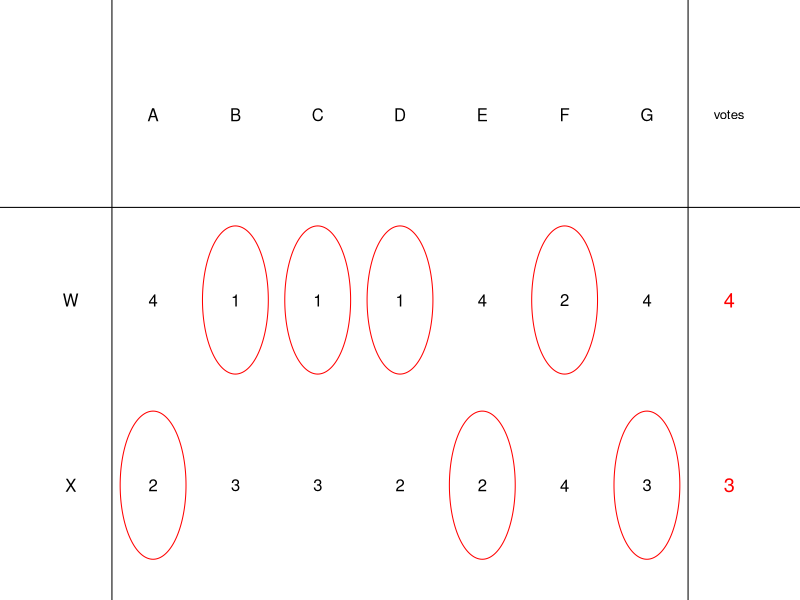
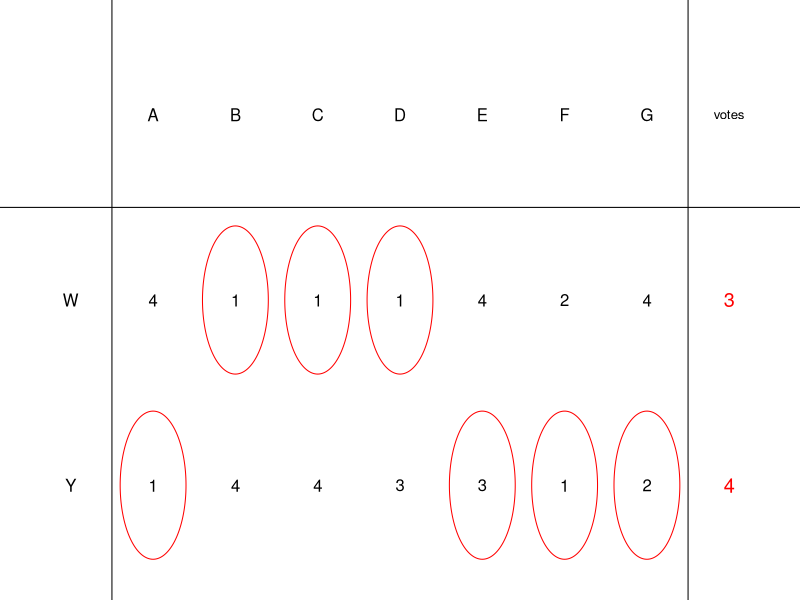
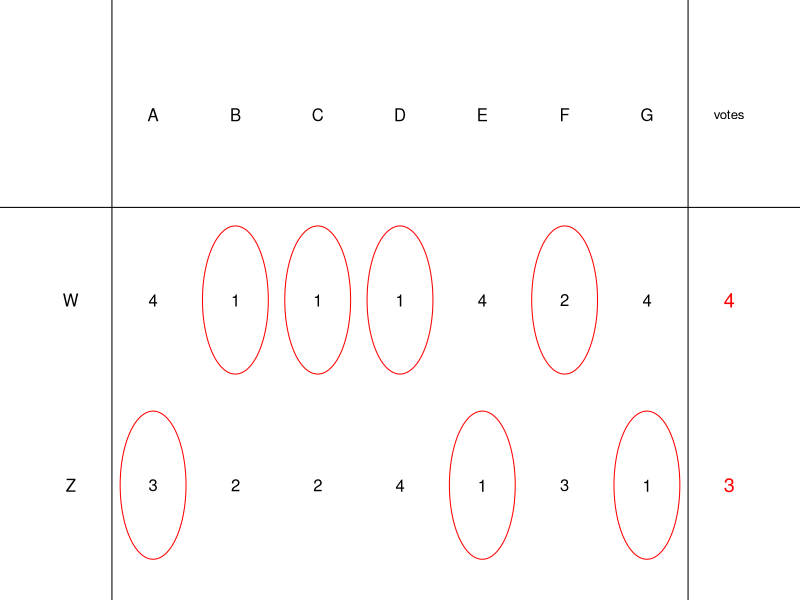
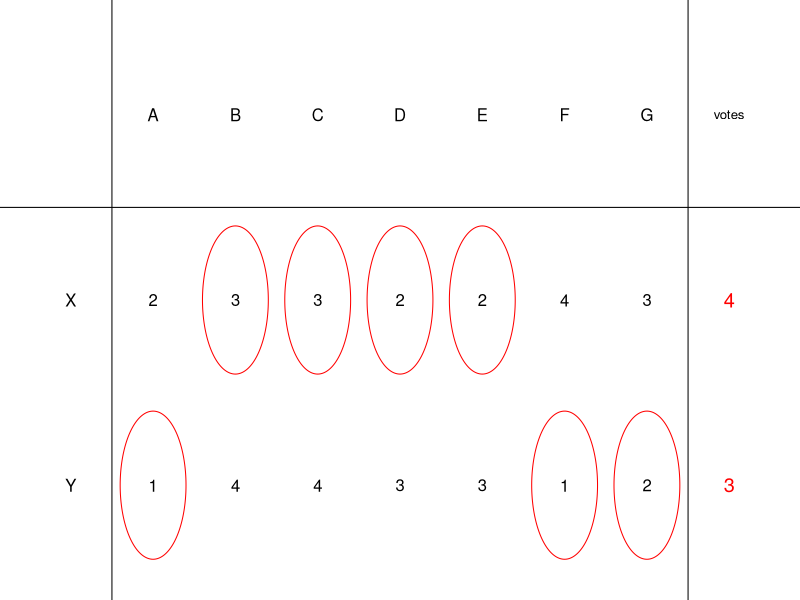
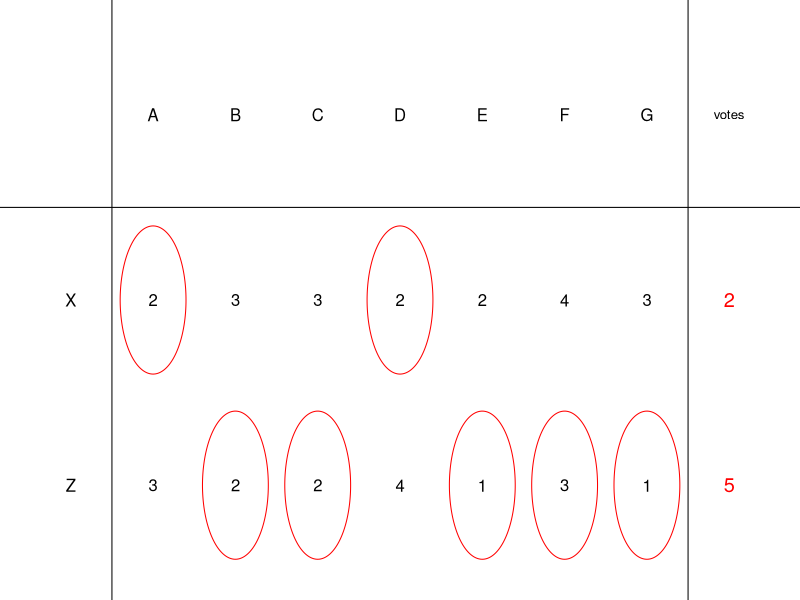
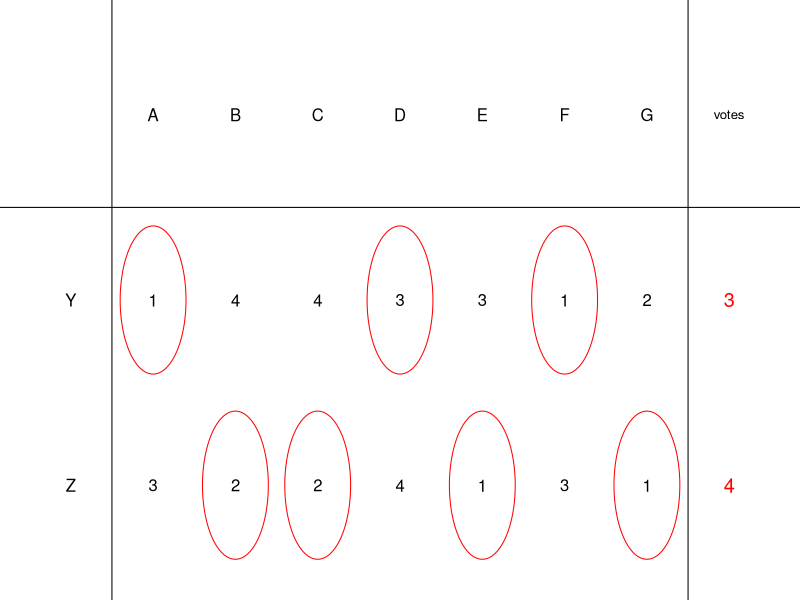
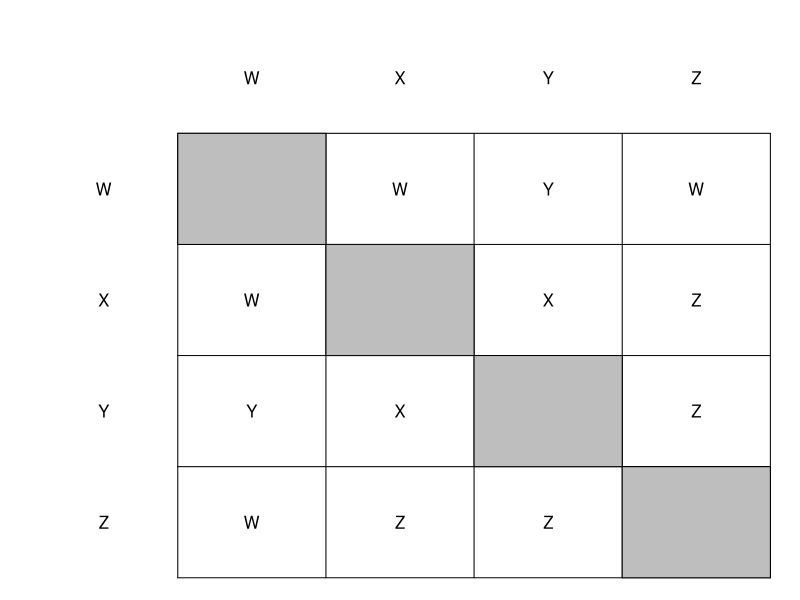

These charts were generated, in order, by the following R code:
## ---- chunk 1
nc = 4
nv = 7
compare = function(prefs,i,j){
    pi = 0
    pj = 0
    for(k in 1:nv){
        prefi = prefs[[k]][i]
        prefj = prefs[[k]][j]
        if(prefi < prefj){
            pi = pi+1
        }
        if(prefj < prefi){
            pj = pj+1
        }
    }
    if(pi>pj){
        win = i
        lose = j
    }
    if(pj>pi){
        win = j
        lose = i
    }
    if(pj==pi){
        win = 0
        lose = 0
    }
    return(c(pi,pj,win,lose))
}

condorcet = function(prefs){
    nv = length(prefs)
    nc = length(prefs[[1]])
    alwayswin = rep(T,nc)
    for(i in 1:(nc-1)){
        for(j in (i+1):nc){
            pi = 0
            pj = 0
            for(k in 1:nv){
                prefi = prefs[[k]][i]
                prefj = prefs[[k]][j]
                if(prefi < prefj){
                    pi = pi+1
                }
                if(prefj < prefi){
                    pj = pj+1
                }
            }
            if(pi <= pj){
                alwayswin[i] = F
            }
            if(pi >= pj){
                alwayswin[j] = F
            }
        }
    }
    if(length(unique(alwayswin))==2){
        return(which(alwayswin))
    } else {
        return(0)
    }
}

plurality = function(prefs){
    nv = length(prefs)
    nc = length(prefs[[1]])
    points = rep(0,nc)
    for(k in 1:nv){
        wo = which(prefs[[k]]==1)
        points[wo] = points[wo]+1
    }
    mp = max(points)
    if(sum(mp==points)==1){
        return(which(points==mp))
    } else {
        return(0)
    }
}

nocond = sample(c(T,F),1,F,c(1,nc))

while(T){
    prefs = list()
    for(i in 1:nv){
        pref = sample(1:nc)
        prefs[[i]] = pref
    }
    cond = condorcet(prefs)
    plur = plurality(prefs)
    if(cond!=0 && cond!=plur && nocond==F){
        sol = paste0(1*(cond==1:(nc+1)),collapse="")
        break
    }
    if(nocond==T && cond==0 && plur!=0){
        sol = paste0(paste0(rep(0,nc),collapse=""),"1")
        break
    }
}

ach = c(LETTERS[26-nc+(1:nc)],"No Condorcet winner!")
al = paste0("* ",ach,collapse="\n")

cans = LETTERS[26-nc+(1:nc)]

## ---- chunk 2
for(i in 1:nc){
    cat(paste0("| candidate ",LETTERS[26-nc+i]," | "))
    for(j in 1:nv){
        cat(paste0(prefs[[j]][i]," | "))
    }
    cat("\n")
}
## ---- chunk 3
mkcirc = function(x,y){
    th = seq(0,2*pi,pi/100)
    lines(x+0.4*cos(th),y+0.4*sin(th),col="red")
}
mktab = function(prefs,i=1,j=2){
    par(mar=c(0,0,0,0))
    plot(0,0,"n",xlim=c(-1,nv+1),ylim=c(0.5,3.5),axes=F,ann=F)
    text(-0.5,2,cans[i])
    text(-0.5,1,cans[j])
    for(k in 1:nv){
        text(k-0.5,3,LETTERS[k])
        text(k-0.5,2,prefs[[k]][i])
        text(k-0.5,1,prefs[[k]][j])
        if(prefs[[k]][i]>prefs[[k]][j]){
            mkcirc(k-0.5,1)
        } else {
            mkcirc(k-0.5,2)
        }
    }
    cc = compare(prefs,i,j)
    text(nv+0.5,2,cc[1],col="red",cex=1.2)
    text(nv+0.5,1,cc[2],col="red",cex=1.2)
    abline(h=2.5)
    abline(v=0)
    abline(v=nv)
    text(nv+0.5,3,"votes",cex=0.8)
}
## ---- chunk 4
for(i in 1:(nc-1)){
    for(j in (i+1):nc){
        cat(paste0("Compare candidates ",cans[i]," and ",cans[j],".\n\n"))
        mktab(prefs,i,j)
        cc = compare(prefs,i,j)
        cat(paste0("\n\nSo, ",cans[cc[3]]," beats ",cans[cc[4]],".\n\n"))
    }
}
## ---- chunk 5
par(mar=c(0,0,0,0))
plot(0,0,"n",ann=F,axes=F,xlim=c(0,nc+1),ylim=c(-nc-1,0))
for(i in 1:nc){
    text(0.5,-i-0.5,cans[i])
    text(i+0.5,-0.5,cans[i])
    lines(c(i,i),c(-1,-nc-1))
    lines(c(1,nc+1),c(-i,-i))
}
lines(c(nc+1,nc+1),c(-1,-nc-1))
lines(c(1,nc+1),c(-nc-1,-nc-1))

for(i in 1:nc){
    for(j in 1:nc){
        if(i!=j){
            cc = compare(prefs,i,j)
            text(i+0.5,-j-0.5,cans[cc[3]])
        } else {
            polygon(c(i,i,i+1,i+1),-c(i,i+1,i+1,i),col="grey")
        }
    }
}

if(cond!=0){
    polygon(cond+c(-1,-1,1,1)*0.4+0.5,c(-1.1,-nc-0.9,-nc-0.9,-1.1),border="red",col=rgb(1,0,0,0.1))
    polygon(c(1.1,nc+0.9,nc+0.9,1.1),-cond+c(-1,-1,1,1)*0.4-0.5,border="red",col=rgb(1,0,0,0.1))
}

## ---- chunk 6
if(cond==0){
    cat("No candidate wins against every other candidate. There is no Condorcet winner.")
} else {
    cat(paste0("Notice ",cans[cond]," wins against all other candidates. Thus ",cans[cond]," is the Condorcet winner."))
}
